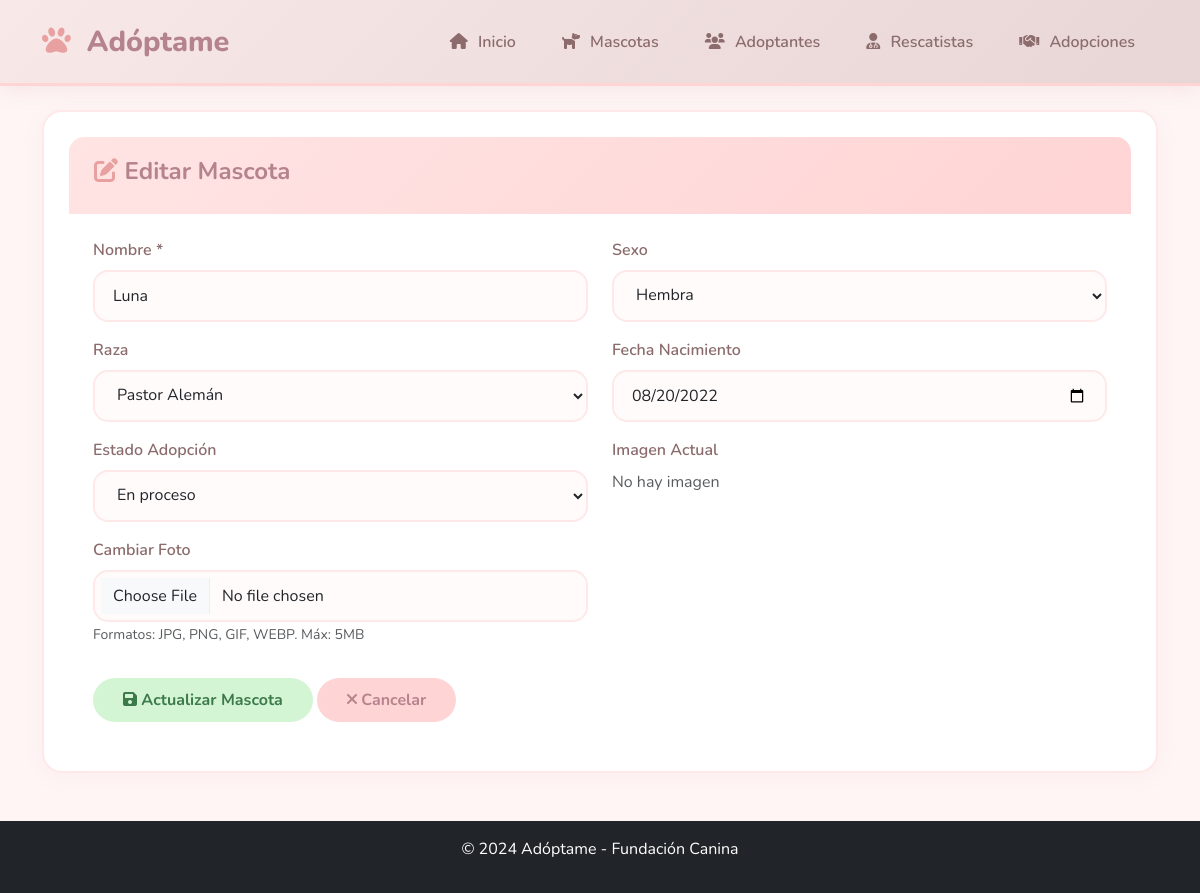
The app's page /mascota_editar.php?id=2 with its own data.
### tables this page shows
CREATE TABLE Mascota (
    id_mascota INT PRIMARY KEY AUTO_INCREMENT,
    nombre VARCHAR(50) NOT NULL,
    id_sexo INT,
    id_raza INT,
    fecha_nacimiento DATE,
    id_estado_adopcion INT,
    imagen VARCHAR(255) NULL,   
    FOREIGN KEY (id_sexo) REFERENCES Sexo(id_sexo),
    FOREIGN KEY (id_raza) REFERENCES Raza(id_raza),
    FOREIGN KEY (id_estado_adopcion) REFERENCES EstadoAdopcion(id_estado_adopcion)
);

CREATE TABLE Sexo (
    id_sexo INT PRIMARY KEY AUTO_INCREMENT,
    descripcion VARCHAR(20) NOT NULL
);

CREATE TABLE Raza (
    id_raza INT PRIMARY KEY AUTO_INCREMENT,
    descripcion VARCHAR(50) NOT NULL
);

CREATE TABLE EstadoAdopcion (
    id_estado_adopcion INT PRIMARY KEY AUTO_INCREMENT,
    descripcion VARCHAR(30) NOT NULL
);

### mascota_editar.php (the view, shortened to what this page needs)
<?php
include 'config.php';
include 'header.php';
$id = isset($_GET['id']) ? intval($_GET['id']) : 0;
$sql = "SELECT * FROM Mascota WHERE id_mascota = $id";
$result = $conexion->query($sql);
$mascota = $result->fetch_assoc();
?>
<div class="container mt-4">
    <div class="table-container">
        <div class="card-header">
            <h4><i class="fas fa-edit" style="color: #E8A0A0;"></i> Editar Mascota</h4>
        </div>
        <div class="p-4">
            <form method="POST" enctype="multipart/form-data">
                <div class="row">
                    <div class="col-md-6 mb-3">
                        <label class="form-label">Nombre *</label>
                        <input type="text" name="nombre" class="form-control"
                               value="<?php echo $mascota['nombre']; ?>" required>
                    </div>
                    <div class="col-md-6 mb-3">
                        <label class="form-label">Sexo</label>
                        <select name="id_sexo" class="form-select">
                            <?php
                            $result = $conexion->query("SELECT * FROM Sexo");
                            while($row = $result->fetch_assoc()):
                            ?>
                            <option value="<?php echo $row['id_sexo']; ?>"
                                    <?php echo ($mascota['id_sexo'] == $row['id_sexo']) ? 'selected' : ''; ?>>
                                <?php echo $row['descripcion']; ?>
                            </option>
                            <?php endwhile; ?>
                        </select>
                    </div>
                    <div class="col-md-6 mb-3">
                        <label class="form-label">Raza</label>
                        <select name="id_raza" class="form-select">
                            <?php
                            $result = $conexion->query("SELECT * FROM Raza");
                            while($row = $result->fetch_assoc()):
                            ?>
                            <option value="<?php echo $row['id_raza']; ?>"
                                    <?php echo ($mascota['id_raza'] == $row['id_raza']) ? 'selected' : ''; ?>>
                                <?php echo $row['descripcion']; ?>
                            </option>
                            <?php endwhile; ?>
                        </select>
                    </div>
                    <div class="col-md-6 mb-3">
                        <label class="form-label">Fecha Nacimiento</label>
                        <input type="date" name="fecha_nacimiento" class="form-control"
                               value="<?php echo $mascota['fecha_nacimiento']; ?>">
                    </div>
                    <div class="col-md-6 mb-3">
                        <label class="form-label">Estado Adopción</label>
                        <select name="id_estado_adopcion" class="form-select">
                            <?php
                            $result = $conexion->query("SELECT * FROM EstadoAdopcion");
                            while($row = $result->fetch_assoc()):
                            ?>
                            <option value="<?php echo $row['id_estado_adopcion']; ?>"
                                    <?php echo ($mascota['id_estado_adopcion'] == $row['id_estado_adopcion']) ? 'selected' : ''; ?>>
                                <?php echo $row['descripcion']; ?>
                            </option>
                            <?php endwhile; ?>
                        </select>
                    </div>
                    <div class="col-md-6 mb-3">
                        <label class="form-label">Imagen Actual</label>
                        <div>
                            <?php if ($mascota['imagen'] && file_exists(UPLOAD_DIR . $mascota['imagen'])): ?>
                            <img src="<?php echo UPLOAD_DIR . $mascota['imagen']; ?>"
                                 style="max-width: 150px; max-height: 150px; border-radius: 10px; border: 2px solid #FFD4D4;">
                            <div class="mt-2">
                                <div class="form-check">
                                    <input type="checkbox" name="eliminar_imagen" class="form-check-input" id="eliminarImagen">
                                    <label class="form-check-label text-danger" for="eliminarImagen">
                                        <i class="fas fa-trash"></i> Eliminar imagen actual
                                    </label>
                                </div>
                            </div>
                            <?php else: ?>
                            <p class="text-muted">No hay imagen</p>
                            <?php endif; ?>
                        </div>
                    </div>
                    <div class="col-md-6 mb-3">
                        <label class="form-label">Cambiar Foto</label>
                        <input type="file" name="imagen" class="form-control" accept="image/*">
                        <small class="text-muted">Formatos: JPG, PNG, GIF, WEBP. Máx: 5MB</small>
                    </div>
                    <div class="col-12 mt-3">
                        <button type="submit" name="actualizar" class="btn btn-pastel-success">
                            <i class="fas fa-save"></i> Actualizar Mascota
                        </button>
                        <a href="mascotas.php" class="btn btn-pastel-primary">
                            <i class="fas fa-times"></i> Cancelar
                        </a>
                    </div>
                </div>
            </form>
        </div>
    </div>
</div>
<?php include 'footer.php'; ?>

### header.php (style rules this page uses)
* { font-family: 'Nunito', sans-serif; }
body { background: #FFF5F5; min-height: 100vh; }
.table-container { background: white; border-radius: 20px; padding: 25px; box-shadow: 0 4px 20px rgba(200, 150, 150, 0.08); border: 2px solid #FFE8E8; }
.table-container .card-header { background: linear-gradient(135deg, #FFE4E4, #FFD4D4); border-radius: 15px 15px 0 0; padding: 20px 25px; border: none; }
.table-container .card-header h4 { color: #B5838D; font-weight: 700; }
.btn-pastel-primary { background: #FFD4D4; color: #B5838D; border: none; border-radius: 25px; padding: 10px 30px; font-weight: 700; transition: all 0.3s; }
.btn-pastel-success { background: #D4F5D4; color: #3D7A4A; border: none; border-radius: 25px; padding: 10px 30px; font-weight: 700; transition: all 0.3s; }
.form-control { border-radius: 15px; border: 2px solid #FFE8E8; padding: 12px 18px; transition: all 0.3s; background: #FFFBFB; }
.form-label { font-weight: 600; color: #8B6B6B; }
.form-control, .form-select { border-radius: 15px; border: 2px solid #FFE8E8; padding: 12px 18px; transition: all 0.3s; background: #FFFBFB; }
select.form-select { appearance: auto; }

### records on screen
mascota: nombre "Luna", id_sexo "Hembra", id_raza "Pastor Alemán", fecha_nacimiento "08/20/2022", id_estado_adopcion "En proceso"
